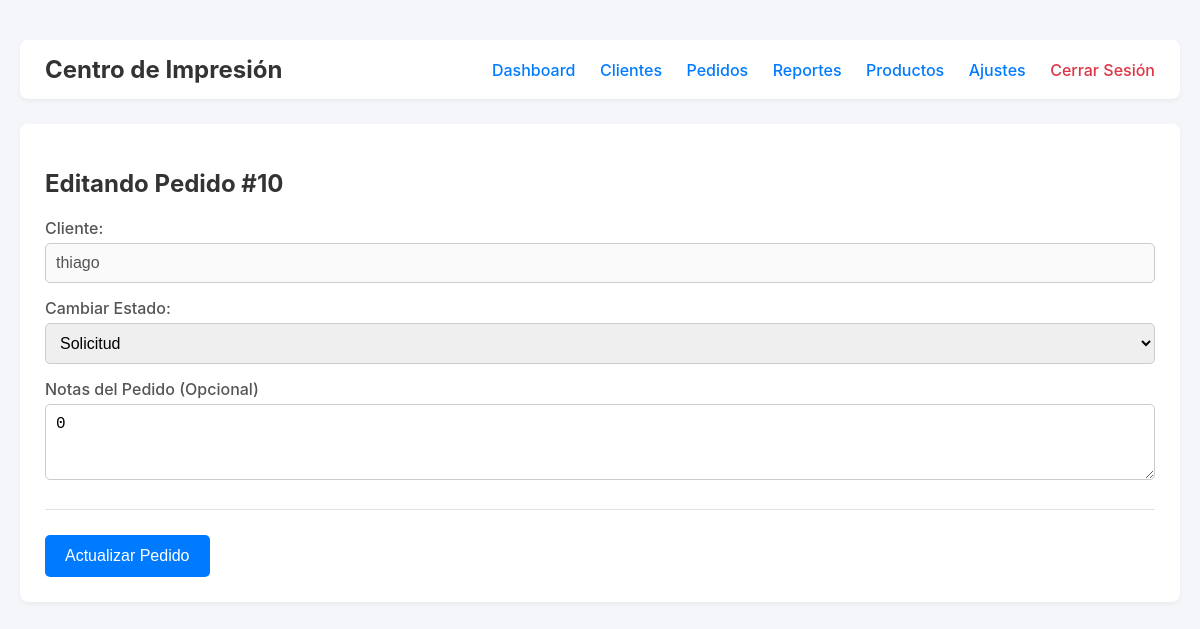
The app's page /orders/edit/10 (signed in) with its own data.
### tables this page shows
CREATE TABLE `pedidos` (
  `id` int(11) NOT NULL,
  `cliente_id` int(11) DEFAULT NULL,
  `usuario_id` int(11) DEFAULT NULL,
  `estado` varchar(50) NOT NULL,
  `notas_internas` text DEFAULT NULL,
  `costo_total` decimal(10,2) NOT NULL,
  `fecha_creacion` timestamp NOT NULL DEFAULT current_timestamp(),
  `ultima_actualizacion` timestamp NOT NULL DEFAULT current_timestamp() ON UPDATE current_timestamp()
);

CREATE TABLE `clientes` (
  `id` int(11) NOT NULL,
  `nombre` varchar(150) NOT NULL,
  `telefono` varchar(50) DEFAULT NULL,
  `email` varchar(100) DEFAULT NULL,
  `notas` text DEFAULT NULL,
  `fecha_creacion` timestamp NOT NULL DEFAULT current_timestamp()
);

### controllers/OrderController.php (called while the page is built, shortened)
<?php
require_once '../models/Order.php';
class OrderController
{
    private $orderModel;
    public function __construct($db_connection)
    {
        $this->orderModel = new Order($db_connection);
    }
public function showEditForm($id) {
    $order = $this->orderModel->findByIdWithDetails($id);
    require_once '../views/layouts/header.php';
    require_once '../views/pages/orders/edit.php';
    require_once '../views/layouts/footer.php';
}
}

### models/Order.php (called while the page is built, shortened)
<?php
class Order {
    private $connection;
    private $table_name = "pedidos";
    public function __construct($db_connection) {
        $this->connection = $db_connection;
    }
    public function findByIdWithDetails($id) {
        $query_pedido = "SELECT p.*, c.nombre as nombre_cliente FROM " . $this->table_name . " p LEFT JOIN clientes c ON p.cliente_id = c.id WHERE p.id = ?";
        $stmt_pedido = $this->connection->prepare($query_pedido);
        $stmt_pedido->bind_param("i", $id);
        $stmt_pedido->execute();
        $pedido = $stmt_pedido->get_result()->fetch_assoc();
        $query_items = "SELECT * FROM items_pedido WHERE pedido_id = ?";
        $stmt_items = $this->connection->prepare($query_items);
        $stmt_items->bind_param("i", $id);
        $stmt_items->execute();
        $pedido['items'] = $stmt_items->get_result()->fetch_all(MYSQLI_ASSOC);
        $query_pagos = "SELECT * FROM pagos WHERE pedido_id = ? ORDER BY fecha_pago ASC";
        $stmt_pagos = $this->connection->prepare($query_pagos);
        $stmt_pagos->bind_param("i", $id);
        $stmt_pagos->execute();
        $pedido['pagos'] = $stmt_pagos->get_result()->fetch_all(MYSQLI_ASSOC);
        return $pedido;
    }
}

### views/pages/orders/edit.php (the view)
<h2>Editando Pedido #<?php echo $order['id']; ?></h2>
<form action="/sistemagestion/orders/edit/<?php echo $order['id']; ?>" method="POST">
    <div class="form-grid-main">
        <div class="form-group">
            <label>Cliente:</label>
            <input type="text" value="<?php echo htmlspecialchars($order['nombre_cliente']); ?>" disabled>
        </div>
        <div class="form-group">
            <label for="estado">Cambiar Estado:</label>
            <select name="estado" id="estado" required>
                <?php
                $estados = ["Solicitud", "Cotización", "Confirmado", "En Curso", "Listo para Retirar", "Entregado", "Cancelado"];
                foreach ($estados as $estado) {
                    $selected = ($order['estado'] == $estado) ? 'selected' : '';
                    echo "<option value='{$estado}' {$selected}>{$estado}</option>";
                }
                ?>
            </select>
        </div>
    </div>
    <div class="form-group">
        <label for="notas">Notas del Pedido (Opcional)</label>
        <textarea name="notas" id="notas" rows="3"><?php echo htmlspecialchars($order['notas_internas']); ?></textarea>
    </div>
    <hr>
    <button type="submit">Actualizar Pedido</button>
</form>

### views/layouts/header.php (style rules this page uses)
body { font-family: -apple-system, BlinkMacSystemFont, "Segoe UI", Roboto, "Helvetica Neue", Arial, sans-serif; background-color: #f4f6f9; margin: 0; color: #333; }
hr { border: 0; border-top: 1px solid #e0e0e0; margin: 25px 0; }
.form-group { margin-bottom: 15px; }
label { display: block; margin-bottom: 5px; font-weight: 500; color: #555; }
input[type="text"], input[type="email"], input[type="tel"], input[type="password"], input[type="number"], input[type="date"], textarea, select { width: 100%; padding: 10px; border: 1px solid #ccc; border-radius: 5px; box-sizing: border-box; font-size: 16px; transition: border-color 0.2s; }
.button, button[type="submit"] { display: inline-block; padding: 12px 20px; background-color: #007bff; color: white; border: none; border-radius: 5px; cursor: pointer; font-size: 16px; text-decoration: none; text-align: center; transition: background-color 0.2s; }

### records on screen
pedidos: id "10", cliente.nombre "thiago", notas "0"

### other values on screen
form field estado "Solicitud"
